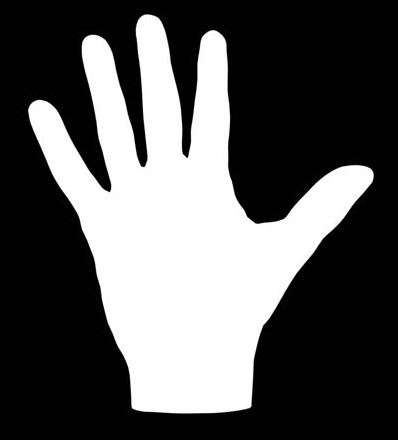
#> input picture scripts/hand.JPG, 398 x 440 px, given in place of the camera
$ python GestureRecognition.py
#> lines starting #> are read from the running program, lines starting #| are printed output that depends on the picture; after the words box and inside, x2 and y2 are one past the last pixel; in counts of white or black regions, pixels touching at a corner belong together
import numpy as np
import cv2
import math

# [47 lines left out: functions angle, on_change_angle, on_change_backSub, on_change_area, on_change_process_rectangle_y, on_change_process_rectangle_x and 2 more, not called in this run]

global pt1	# Variables globales para modificar con los sliders el tamaño del cuadrado de interes
global pt2
opened = False
i = 0
while (not opened and i <= 5): # Bucle para recorrer todos los /dev/video por si la camara se encuentra en otro device que no sea el primero
	cap = cv2.VideoCapture(i)
	if cap.read()[0]:
		opened = True
#> opened = True
	i +=1
	if (i == 6):
		print ("No hay ninguna camara disponible")
		exit(0)

backSub = cv2.createBackgroundSubtractorMOG2(history = 2, detectShadows = True,varThreshold=50) # Se crea el modelo substractor de fondo, con historial = 2, deteccion de sombras y con threshold para filtrar ruido en nuestro caso
max_angle = 90
area_threshold = 60

pt1 = (850,250) # Tamaño tipico para camara de 1280x720, en caso de que sea de menor tamaño se colocara al minimo para evitar asserts
pt2 = (1150,350)
if (pt2[0] > cap.get(cv2.CAP_PROP_FRAME_WIDTH) or pt2[1] > cap.get(cv2.CAP_PROP_FRAME_HEIGHT)):
	pt1 = (0,0)
	pt2 = (1,1)


#Todas las ventanas y los sliders que se van a necesitar para ajustar el procesamiento
cv2.namedWindow('roi')
cv2.namedWindow('frame')
cv2.namedWindow('tools',cv2.WINDOW_NORMAL)
cv2.moveWindow('roi',120,300)
cv2.moveWindow('frame',600,100)
cv2.createTrackbar('Angle', 'tools' , 90, 180, on_change_angle)
cv2.createTrackbar('MOG2Threshold', 'tools' , 67, 100, on_change_backSub)
cv2.createTrackbar('AreaThreshold', 'tools' , 60, 100, on_change_area)
cv2.createTrackbar('ProcessRectangle_X', 'tools' , 850, int(cap.get(cv2.CAP_PROP_FRAME_WIDTH)), on_change_process_rectangle_x)
cv2.createTrackbar('ProcessRectangle_Width', 'tools' , 300, int(cap.get(cv2.CAP_PROP_FRAME_WIDTH)-pt1[0]), on_change_process_rectangle_width)
cv2.createTrackbar('ProcessRectangle_Y', 'tools' , 250, int(cap.get(cv2.CAP_PROP_FRAME_HEIGHT)), on_change_process_rectangle_y)
cv2.createTrackbar('ProcessRectangle_Height', 'tools' , 250, int(cap.get(cv2.CAP_PROP_FRAME_HEIGHT)-pt1[1]), on_change_process_rectangle_height)
cv2.setWindowTitle('roi', 'roi - [p] pausar learning rate [q] abortar')

# Comenzamos con el learning rate a automatico para filtrar el fondo
learning_rate = -1

#Comenzamos con la lectura infinita de la feed de la camara
while (True):
	ret,frame=cap.read()
#> frame is the input picture: shape (440, 398, 3); min 0, max 255, mean 88.5

	if not ret:
		exit(0)

	#Es necesario invertir tanto horizontalmente como verticalmente el frame
	frame = cv2.flip(frame,1)
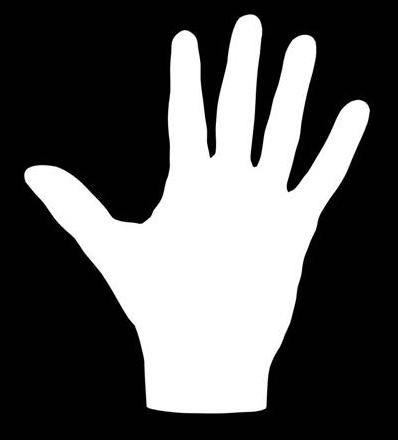
#> frame: shape (440, 398, 3); min 0, max 255, mean 88.5

	roi = frame[pt1[1]:pt2[1],pt1[0]:pt2[0],:].copy()	#El roi será el cuadrado de interes
#> roi = [[1, 1, 1]]
	cv2.rectangle(frame,pt1,pt2,(255,0,0))	#Dibujamos el cuadrado de interes en el frame principal
#> frame: shape (440, 398, 3); under 0.01% of pixels changed, all inside (x1, y1, x2, y2) = (0, 0, 2, 2)
	fgMask = backSub.apply(roi,None,learning_rate) #Aplicamos el modelo MOG2 a la region de interes
#> fgMask = [127]
	fgMask_3_channel = cv2.cvtColor(fgMask, cv2.COLOR_GRAY2BGR) #Es necesario pasar la mascara a canal BGR para poder unirlo con otra imagen con las ventanas de opencv
#> fgMask_3_channel = [[127, 127, 127]]
	contours, hierarchy = cv2.findContours(fgMask,cv2.RETR_EXTERNAL,cv2.CHAIN_APPROX_SIMPLE)[-2:] #Buscamos los contornos de la mascara de 0 y 1, cogiendo solo los contornos externos y guardando solo los puntos finales de las lineas
#> contours = [[[0, 0]]]
	contours = sorted(contours, key=lambda x: cv2.contourArea(x), reverse=True) #Ordenamos los contornos de mayor area a menor ya que solo queremos la mano y no el ruido
	if (len(contours) > 0 and cv2.contourArea(contours[0]) > 100.0): # Evitamos realizar el computo en frames que no tengan ningun contorno o que sean contornos inutiles
		cv2.drawContours(roi, contours[0], -1, (0,255,0),3) # Dibujamos el contorno de mayor area
		cnt = contours[0]
		hull = cv2.convexHull(cnt,returnPoints = False) # Calculamos el covexhull del contorno, tomando solo los indices
		hull[::-1].sort(axis=0) # Lo ordenamos porque dependiendo de la version de opencv puede dar problemas
		defects = cv2.convexityDefects(cnt,hull) # Calculamos los defectos de convexidad con el contorno y la mascara
		rect = cv2.boundingRect(cnt) # Calculamos el bounding rect del contorno de mayor area
		pt_1 = (rect[0],rect[1])
		pt_2 = (rect[0]+rect[2],rect[1]+rect[3])
		cv2.rectangle(roi,pt_1,pt_2,(0,0,255),3) # Lo dibujamos
		valid_defect_count = 0 # Contador de defectos de convexidad importantes
		if (defects is not None):
			for k in range(len(defects)):
				#print(len(defects))
				s,e,f,d = defects[k,0]
				start = tuple(cnt[s][0])
				end = tuple(cnt[e][0])
				far = tuple(cnt[f][0])
				depth = d/256.0
				#print(depth)
				ang = angle(start,end,far) #Funcion proporcionada para obtener el angulo que forman 3 defectos de convexidad
				if (ang < max_angle and depth > 20): # Filtramos los que superen el angulo del slider y tengan una profundidad minima (ruido)
					cv2.line(roi,start,end,[255,0,0],2)
					cv2.circle(roi,far,5,[0,0,255],-1)
					valid_defect_count += 1
			cv2.putText(roi,str(valid_defect_count),(5,20),cv2.FONT_HERSHEY_SIMPLEX,0.5,(255,255,255),1,2) # Una vez recorrido todos los defectos, mostramos la cuenta de los que forman parte de la mano
			if (valid_defect_count == 0):
				result = (((rect[2]*rect[3]) % cv2.contourArea(contours[0]))/cv2.contourArea(contours[0])*100) # Calculamos el porcentaje de area del bounding rect frente al del contorno de la mano para detectar el caso de un solo dedo o ningun dedo
				#print(((rect[2]*rect[3]) % cv2.contourArea(contours[0]))/cv2.contourArea(contours[0])*100)
				if (result > area_threshold):
					cv2.putText(roi,'Un Dedo',(40,40),cv2.FONT_HERSHEY_SIMPLEX,1,(255,255,255),1,2)
				else:
					cv2.putText(roi,'Ningun Dedo',(40,40),cv2.FONT_HERSHEY_SIMPLEX,1,(255,255,255),1,2)
			#Por cada cantidad de defectos validos mostramos un mensaje diferente, 4 = 5 dedos, 3 = 4 dedos etc...
			if (valid_defect_count == 1):
				cv2.putText(roi,'Dos Dedos',(40,40),cv2.FONT_HERSHEY_SIMPLEX,1,(255,255,255),1,2)
			if (valid_defect_count == 2):
				cv2.putText(roi,'Tres Dedos',(40,40),cv2.FONT_HERSHEY_SIMPLEX,1,(255,255,255),1,2)
			if (valid_defect_count == 3):
				cv2.putText(roi,'Cuatro Dedos',(40,40),cv2.FONT_HERSHEY_SIMPLEX,1,(255,255,255),1,2)
			if (valid_defect_count == 4):
				cv2.putText(roi,'Cinco Dedos',(40,40),cv2.FONT_HERSHEY_SIMPLEX,1,(255,255,255),1,2)
			#print("contour: " + str(cv2.contourArea(contours[0])))
			#print("rect: " + str(rect[2]*rect[3]))
	roi_mask = np.vstack((roi,fgMask_3_channel))	#Unimos verticalmente el roi y la fgmask para mejor aspecto visual
#> roi_mask = [[1, 1, 1], [127, 127, 127]]
	cv2.imshow('frame',frame) #Mostramos el frame principal del momento
	cv2.imshow('roi',roi_mask) #Mostramos la union del roi y el mask del momento

	#Esperamos por si se recibe una entrada de teclado que queremos tratar
	keyboard = cv2.waitKey(40)
#> (key q is pressed here)
	if keyboard & 0xFF == ord('q'):
		break
	if keyboard & 0xFF == ord('p'): #para el learning rate y actualiza el texto de la ventana
		if (learning_rate != 0):
			cv2.setWindowTitle('roi', 'roi - Learning Rate pausado [r] para reanudarlo')
		learning_rate = 0
	if keyboard & 0xFF == ord('r'):
		if (learning_rate != -1): #reanuda el learning rate y actualiza el texto de la ventana
			cv2.setWindowTitle('roi', 'roi - [p] pausar learning rate [q] abortar')
		learning_rate = -1

#Liberamos la camara y destruimos todas las ventanas
cap.release()
cv2.destroyAllWindows()
